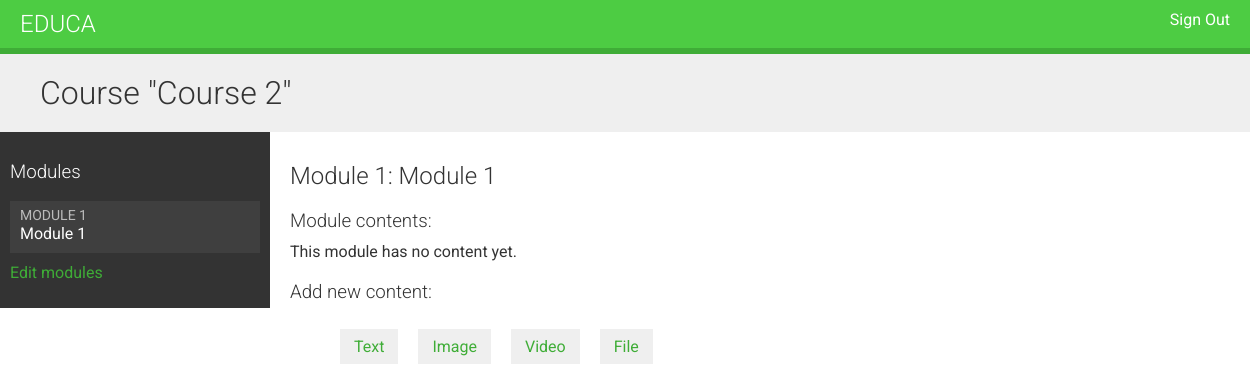
The app's page /course/module/5/ (signed in), older data.
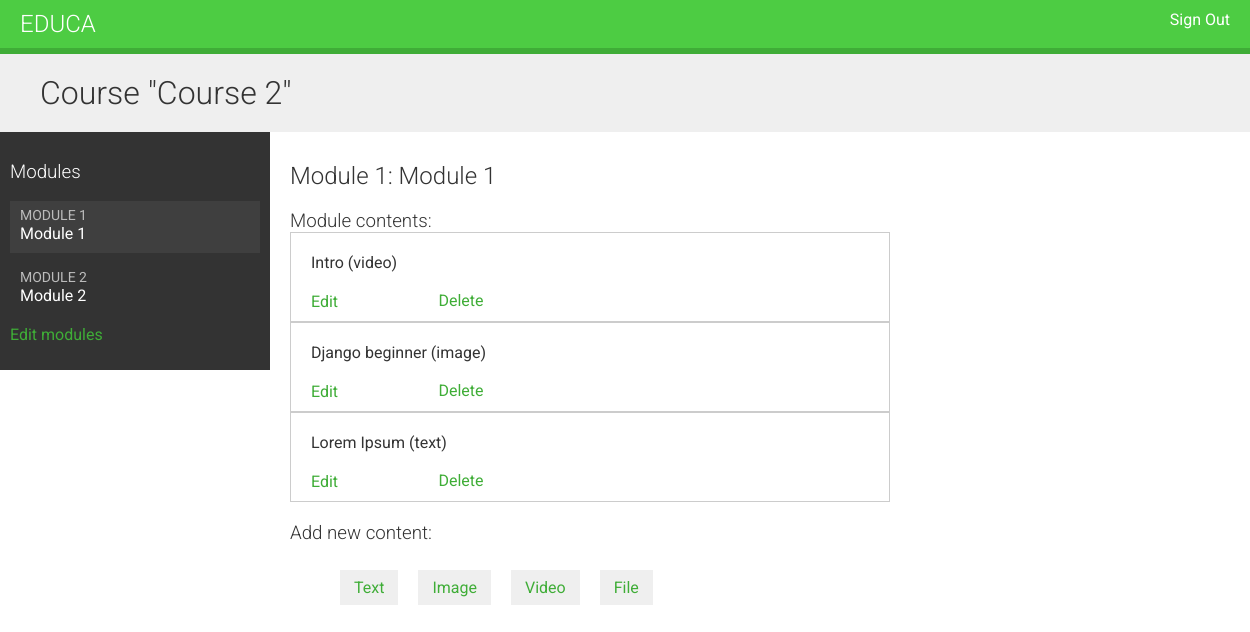
The same page, newer data.
### courses/models.py (models this page shows, shortened)
class Module(models.Model):
    course = models.ForeignKey(Course, related_name='modules', on_delete=models.CASCADE)
    title = models.CharField(max_length=200)
    description = models.TextField(blank=True)
    order = OrderField(blank=True, for_fields=['course'])
    class Meta:
        ordering = ['order']

class Content(models.Model):
    module = models.ForeignKey(Module, related_name='contents', on_delete=models.CASCADE)
    content_type = models.ForeignKey(ContentType, on_delete=models.CASCADE, limit_choices_to={
        'model__in':(
            'text',
            'video',
            'image',
            'file',
        )
    })
    object_id = models.PositiveIntegerField()
    item = GenericForeignKey('content_type', 'object_id')
    order = OrderField(blank=True, for_fields=['module'])
    class Meta:
        ordering = ['order']

class ItemBase(models.Model):
    owner = models.ForeignKey(User, related_name="%(class)s_related", on_delete=models.CASCADE)
    title = models.CharField(max_length=250)
    created = models.DateTimeField(auto_now_add=True)
    updated = models.DateTimeField(auto_now=True)
    class Meta:
        abstract = True
    def __str__(self):
        return self.title

class Video(ItemBase):
    url = models.URLField()

class Image(ItemBase):
    file = models.FileField()

class Text(ItemBase):
    content = models.TextField()

### courses/views.py (the view)
# urls.py: path('module/<int:module_id>/', views.ModuleContentListView.as_view(), name='module_content_list'),
class ModuleContentListView(TemplateResponseMixin, View):
    template_name = 'courses/manage/module/content_list.html'
    def get(self, request, module_id):
        module = get_object_or_404(Module, id=module_id, course__owner=request.user)
        return self.render_to_response({
            'module': module
        })

### courses/templatetags/course.py (called while the page is built)
@register.filter
def model_name(obj):
    try:
        return obj._meta.model_name
    except AttributeError:
        return None

### courses/templates/courses/manage/module/content_list.html (shortened to what this page needs)
{% extends "base.html" %}
{% load course %}
{% block content %}
    {% with course=module.course %}
        <h1>Course "{{ course.title }}"</h1>
        <div class="contents">
            <h3>Modules</h3>
            <ul id="modules">
                {% for m in course.modules.all %}
                    <li data-id="{{ m.id }}"  {% if m == module %} class="selected"{% endif %}>
                        <a href="{% url 'module_content_list' m.id %}">
                            <span>
                                Module <span class="order">{{ m.order|add:1 }}</span>
                            </span>
                            <br>
                            {{ m.title }}
                        </a>
                    </li>
                {% empty %}
                    <li>No modules</li>
                {% endfor %}
            </ul>
            <p><a href="{% url 'course_module_update' course.id%}">Edit modules</a></p>
        </div>
        <div class="module">
            <h2>Module {{ module.order|add:1 }}: {{ module.title }}</h2>
            <h3>Module contents:</h3>
            <div id="module-contents">
                {% for content in module.contents.all %}
                    <div data-id="{{ content.id }}">
                        {% with item=content.item %}
                            <p>{{ item }} ({{ item|model_name }})</p>
                            <a href="{% url 'module_content_update' module.id item|model_name item.id %}">Edit</a>
                            <form action="{% url 'module_content_delete' content.id %}" method="post">
                                <input type="submit" value="Delete">
                            </form>
                        {% endwith %}
                    </div>
                {% empty %}
                    <p>This module has no content yet.</p>
                {% endfor %}
            </div>
            <h3>Add new content:</h3>
            <ul class="content-types">
                <li><a href="{% url 'module_content_create' module.id 'text' %}">Text</a></li>
                <li><a href="{% url 'module_content_create' module.id 'image' %}">Image</a></li>
                <li><a href="{% url 'module_content_create' module.id 'video' %}">Video</a></li>
                <li><a href="{% url 'module_content_create' module.id 'file' %}">File</a></li>
            </ul>
        </div>
    {% endwith %}
{% endblock %}

Row changes from the older to the newer data that the page shows:
added Module: order|add "2", title "Module 2"
added Content: item "Intro", item|model_name "video"
added Content: item "Django beginner", item|model_name "image"
added Content: item "Lorem Ipsum", item|model_name "text"
Text that changed along with them:
text no longer shown: "This module has no content yet."
